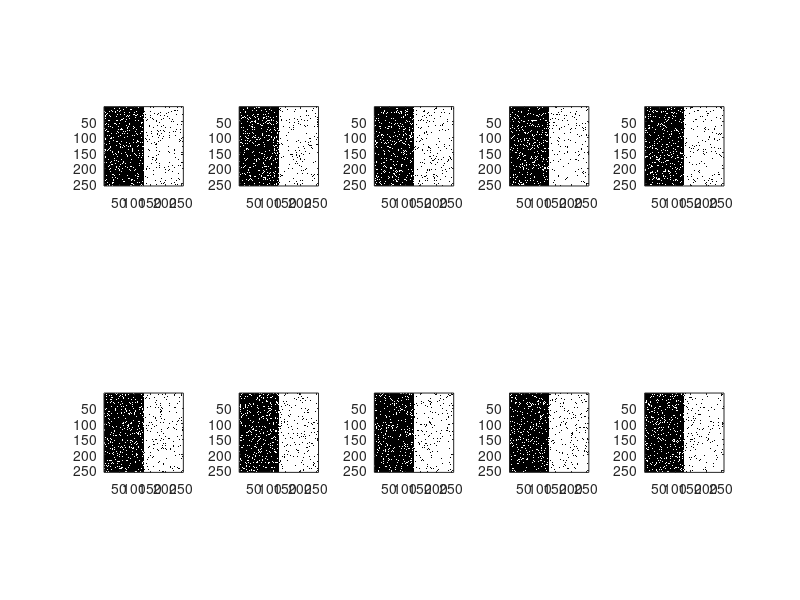

Recreate this plot in MATLAB. (Note: this script raises an error after producing the figure.)
%Script investigating the use of the STAPLE algorithm to estimate ground
%truth where none is available

%--------------------------------------------------------------------------
%1. First lets recreate the synthetic experiment(s) from the warfield paper

%create 10 BW images for raters each with sensitivity = 0.95 and specificty
% = 0.90
phantom = cell(10,1);
D = zeros(256*256, 10);
figure;
for r = 1:10
    phantom{r} = [rand(256,128) < 0.1 rand(256,128) < 0.95];
    subplot(2,5,r); imagesc(phantom{r}); axis image; colormap gray;
    D(:,r) = phantom{r}(:);
end

%Run STAPLE
[C sens spec it] = staple_consensus(D);
figure; 
subplot(1,2,1); imagesc(reshape(C, 256, 256)); axis image; colormap(gray(256));
subplot(1,2,2); imagesc(reshape(C > .5, 256, 256)); axis image; colormap(gray(256));
display(['Mean sensitivity = ' num2str(mean(sens)) ' +/ ' num2str(std(sens))]);
display(['Mean specificity = ' num2str(mean(spec)) ' +/ ' num2str(std(spec))]);
display(['Convergence reached after ' num2str(it) ' iterations']);
%%
%--------------------------------------------------------------------------
% 2. Now try a similar test but create probabilistic inputs peaked at 0.8
% (for true labels) and 0.2 (for false labels)
phantom = cell(10,1);
D = zeros(256*256, 10);
figure;
for r = 1:10
    phantom{r} = [0.2 + 0.2*randn(256,128) 0.8 + 0.2*randn(256,128)];
    phantom{r}(phantom{r} < 0) = -phantom{r}(phantom{r} < 0);
    phantom{r}(phantom{r} > 1) = 2 - phantom{r}(phantom{r} > 1);
    subplot(2,5,r); imagesc(phantom{r}); axis image; colormap gray;
    D(:,r) = phantom{r}(:);
end

%Run STAPLE
[C sens spec it] = staple_consensus(D);
figure; 
subplot(1,2,1); imagesc(reshape(C, 256, 256)); axis image; colormap(gray(256));
subplot(1,2,2); imagesc(reshape(C > .5, 256, 256)); axis image; colormap(gray(256));
display(['Mean sensitivity = ' num2str(mean(sens)) ' +/ ' num2str(std(sens))]);
display(['Mean specificity = ' num2str(mean(spec)) ' +/ ' num2str(std(spec))]);
display(['Convergence reached after ' num2str(it) ' iterations']);

%Note the much lower sensitivities/specificities of each rater
%%
%--------------------------------------------------------------------------
%--------------------------------------------------------------------------
%%
%--------------------------------------------------------------------------
% 3. Load in test line images with know ground truth
test_dir = 'M:\chen\data\testimage_contrast0to8_multibars_sin';
prob_dir = 'M:\chen\data\testimage_contrast0to8_multibars_sin\probability_image\';
rater_dirs = dir([prob_dir '18*']);
num_raters = 17;%length(rater_dirs);
D = zeros(512*512, num_raters);

load M:\chen\data\testimage_contrast0to8_multibars_sin\image1.mat
load M:\chen\data\testimage_contrast0to8_multibars_sin\label1.mat
for ii = 1:num_raters
    prob_image = u_load([prob_dir rater_dirs(ii).name '\probability_image001.mat']);
    figure; imagesc(prob_image); axis image; colormap(gray(256));
    D(:,ii) = prob_image(:);
end
%%
[C sens spec it] = staple_consensus(D > .5);
figure; 
subplot(1,2,1); imagesc(reshape(C, 512, 512)); axis image; colormap(gray(256));
subplot(1,2,2); imagesc(reshape(C > .5, 512, 512)); axis image; colormap(gray(256));
display(['Mean sensitivity = ' num2str(mean(sens)) ' +/ ' num2str(std(sens))]);
display(['Mean specificity = ' num2str(mean(spec)) ' +/ ' num2str(std(spec))]);
display(['Convergence reached after ' num2str(it) ' iterations']);
%%
%--------------------------------------------------------------------------
% 4. Now try running the alogithm on some real mammogram inputs
pred{1} = u_load('M:\chen\data\line_detection_mammo\results\predict_mammo_182267.mat');
pred{2} = u_load('M:\chen\data\line_detection_mammo\results\predict_mammo_182269.mat');
pred{3} = u_load('M:\chen\data\line_detection_mammo\results\predict_mammo_182272.mat');
pred{4} = u_load('M:\chen\data\line_detection_mammo\results\predict_mammo_182270.mat');
%
D = cell(5,1);
for ii = 1:5
    figure;
    for jj = 1:4
        subplot(2,2,jj); imagesc(pred{jj}(ii).probability_image); axis image; colormap(gray(256));
        D{ii}(:,jj) = 1-pred{jj}(ii).probability_image(:);
    end
    
    %Run STAPLE
    [C sens spec it] = staple_consensus(D{ii});
    figure; 
    subplot(1,2,1); imagesc(reshape(C, 512, 512)); axis image; colormap(gray(256));
    subplot(1,2,2); imagesc(reshape(C > .5, 512, 512)); axis image; colormap(gray(256));
    display(['Mean sensitivity = ' num2str(mean(sens)) ' +/ ' num2str(std(sens))]);
    display(['Mean specificity = ' num2str(mean(spec)) ' +/ ' num2str(std(spec))]);
    display(['Convergence reached after ' num2str(it) ' iterations']);
end
%%
